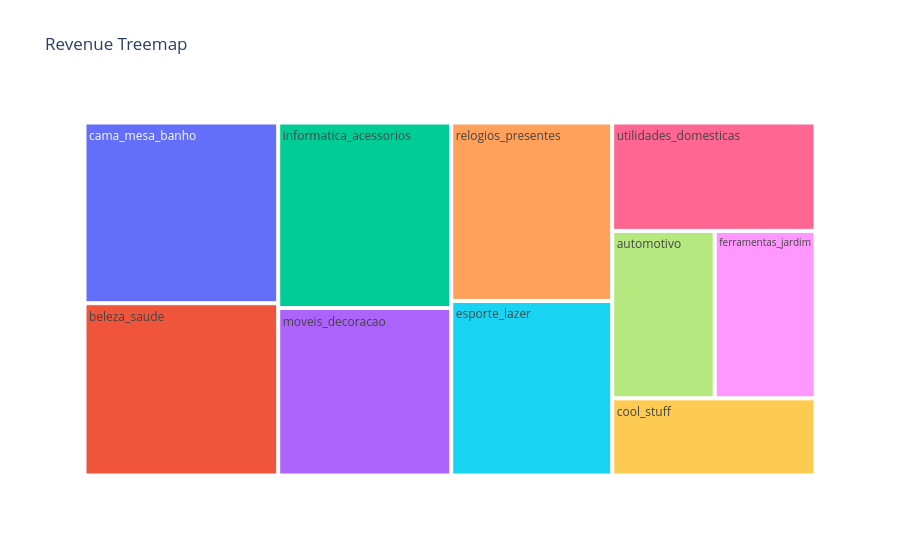

Source (notebook cell):
### Code cell
fig=px.treemap(

category,

path=["product_category_name"],

values="payment_value",

title="Revenue Treemap"

)

fig.show()

### Figure 1 — Plotly figure (JSON) as saved in the notebook; plotly's stock layout.template omitted (floating-point values rounded to 4 significant figures)
{"data": [{"branchvalues": "total", "domain": {"x": [0, 1], "y": [0, 1]}, "hovertemplate": "labels=%{label}<br>payment_value=%{value}<br>parent=%{parent}<br>id=%{id}<extra></extra>", "ids": ["cama_mesa_banho", "beleza_saude", "informatica_acessorios", "moveis_decoracao", "relogios_presentes", "esporte_lazer", "utilidades_domesticas", "automotivo", "ferramentas_jardim", "cool_stuff"], "labels": ["cama_mesa_banho", "beleza_saude", "informatica_acessorios", "moveis_decoracao", "relogios_presentes", "esporte_lazer", "utilidades_domesticas", "automotivo", "ferramentas_jardim", "cool_stuff"], "name": "", "parents": ["", "", "", "", "", "", "", "", "", ""], "type": "treemap", "values": [1744000.0, 1663000.0, 1599000.0, 1444000.0, 1431000.0, 1400000.0, 1098000.0, 855100.0, 840700.0, 781900.0]}], "layout": {"legend": {"tracegroupgap": 0}, "title": {"text": "Revenue Treemap"}}}
